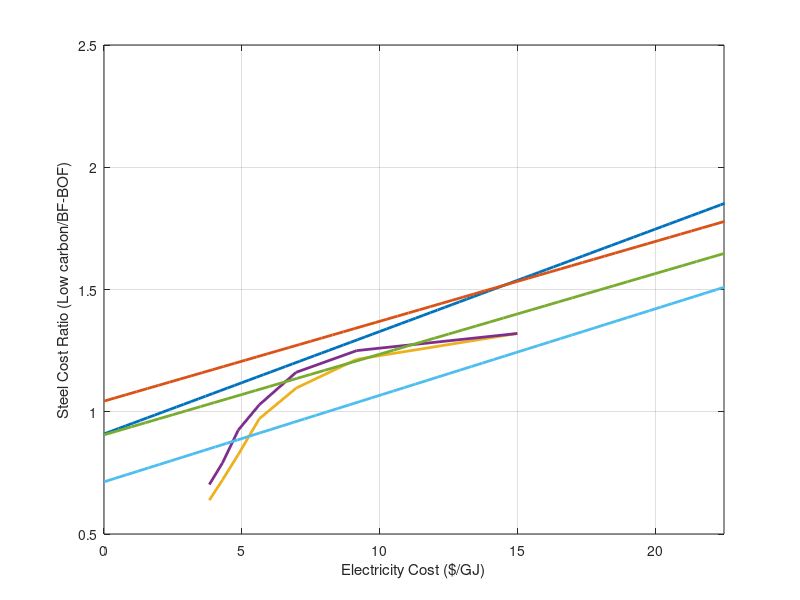

MATLAB code for this plot: (Note: this script raises an error after producing the figure.)
% Samuel Faucher
% 27 September 2022

% Steel green premium

% Reproducibility edits (2026): see README.md, 'Changes from the original code'.

function figureS1_green_steel_premium

% Vogl
el1=linspace(0,100); % Eur/MWH
cost1=linspace(291,640);
bof=320; % $/t
el0=57.58; % current electricity price ($15.30/GJ to Eur/MWh)

arr1=[el1./el0;cost1/bof-1]'; % normalized el cost, normalized price premium
arr1(:,1)=arr1(:,1)*15; % $15/GJ
figure(1),clf
plot(arr1(:,1),arr1(:,2)+1,'LineWidth',2)
xlabel('Electricity Cost ($/GJ)')
ylabel('Steel Cost Ratio (Low carbon/BF-BOF)')
box on
grid on
hold on

% Jacobasch
el1=linspace(0,150); % Eur/MWH
cost1=linspace(360,800);
bof=345; % $/t
el0=57.58; % current electricity price ($15.30/GJ to Eur/MWh)
arr2=[el1./el0;cost1/bof-1]'; % normalized el cost, normalized price premium
arr2(:,1)=arr2(:,1)*15; % $15/GJ

plot(arr2(:,1),arr2(:,2)+1,'LineWidth',2)


% Fischedick
hdr=[0.3201	1
0.214375	0.611464968
0.096854839	0.464968153
-0.0285	0.375796178
-0.1749375	0.324840764
-0.279011628	0.286624204
-0.361648936	0.25477707];
ew=[0.3201	1
0.250089286	0.611464968
0.161370968	0.464968153
0.028642857	0.375796178
-0.0749375	0.324840764
-0.209244186	0.286624204
-0.297819149	0.25477707];

hdr(:,2)=hdr(:,2)*15; % $15/GJ
ew(:,2)=ew(:,2)*15; % $15/GJ

plot(hdr(:,2),hdr(:,1)+1,'LineWidth',2)
plot(ew(:,2),ew(:,1)+1,'LineWidth',2)


% Bhaskar
%arr4=[1;.4]
arr4=[0	0.905540166
0.033333333	0.922022161
0.066666667	0.938504155
0.1	0.95498615
0.133333333	0.971468144
0.166666667	0.987950139
0.2	1.004432133
0.233333333	1.020914127
0.266666667	1.037396122
0.3	1.053878116
0.333333333	1.070360111
0.366666667	1.086842105
0.4	1.1033241
0.433333333	1.119806094
0.466666667	1.136288089
0.5	1.152770083
0.533333333	1.169252078
0.566666667	1.185734072
0.6	1.202216066
0.633333333	1.218698061
0.666666667	1.235180055
0.7	1.25166205
0.733333333	1.268144044
0.766666667	1.284626039
0.8	1.301108033
0.833333333	1.317590028
0.866666667	1.334072022
0.9	1.350554017
0.933333333	1.367036011
0.966666667	1.383518006
1	1.4
1.033333333	1.416481994
1.066666667	1.432963989
1.1	1.449445983
1.133333333	1.465927978
1.166666667	1.482409972
1.2	1.498891967
1.233333333	1.515373961
1.266666667	1.531855956
1.3	1.54833795
1.333333333	1.564819945
1.366666667	1.581301939
1.4	1.597783934
1.433333333	1.614265928
1.466666667	1.630747922
1.5	1.647229917
1.533333333	1.663711911
1.566666667	1.680193906
1.6	1.6966759
1.633333333	1.713157895
1.666666667	1.729639889];
figure(1)
arr4(:,1)=arr4(:,1)*15;
plot(arr4(:,1),arr4(:,2),'LineWidth',2)

% This analysis -- Low carbon cost/BF-BOF
%arr5=[0.103081758379195,0.923117065724283;0.106258489105467,0.924502643138002;0.109533118997081,0.925930920699769;0.112908665069767,0.927403214324974;0.116388237316392,0.928920880482340;0.119975041572287,0.930485317443678;0.123672382468884,0.932097966572160;0.127483666478369,0.933760313650286;0.131412405052171,0.935473890248784;0.135462217856168,0.937240275137690;0.139636836105594,0.939061095740918;0.143940106002721,0.940938029635656;0.148375992280482,0.942872806097968;0.152948581855299,0.944867207696025;0.157662087592485,0.946923071932445;0.162520852187680,0.949042292937237;0.167529352167913,0.951226823212916;0.172692202015959,0.953478675433413;0.178014158421802,0.955799924298402;0.183500124665119,0.958192708444790;0.189155155132820,0.960659232417105;0.194984459975805,0.963201768698612;0.200993409909237,0.965822659805018;0.207187541160745,0.968524320442705;0.213572560571114,0.971309239733472;0.220154350852176,0.974179983507836;0.226938976006725,0.977139196669011;0.233932686915471,0.980189605629740;0.241141927096165,0.983334020824215;0.248573338640203,0.986575339297422;0.256233768332193,0.989916547374275;0.264130273958097,0.993360723411001;0.272270130807791,0.996911040631334;0.280660838378006,1.00057077005009;0.289310127281839,1.00434328348687;0.298225966371206,1.00823205667259;0.307416570078786,1.01224067245181;0.316890405986223,1.01637282408370;0.326656202625569,1.02063231864474;0.336722957521142,1.02502308053633;0.347099945479223,1.02954915510042;0.357796727133210,1.03421471234664;0.368823157752124,1.03902405079423;0.380189396320561,1.04398160143242;0.391905914898481,1.04909193180280;0.403983508269426,1.05435975020757;0.416433303886085,1.05978991004744;0.429266772122353,1.06538741429317;0.442495736841333,1.07115742009502;0.456132386289021,1.07710524353415;0.470189284323705,1.08323636452049;0.484679381991428,1.08955643184157;0.499616029458180,1.09607126836689;0.515012988309808,1.10278687641272;0.530884444230988,1.10970944327221;0.547245020074920,1.11684534691596;0.564109789335806,1.12420116186817;0.581494290036521,1.13178366526403;0.599414539044262,1.13959984309365;0.617887046827372,1.14765689663846;0.636928832666935,1.15596224910601;0.656557440337157,1.16452355246915;0.676790954268975,1.17334869451605;0.697648016211793,1.18244580611745;0.719147842408688,1.19182326871790;0.741310241300918,1.20148972205779;0.764155631778039,1.21145407213346;0.787705061990449,1.22172549940251;0.811980228741683,1.23231346724209;0.837003497478336,1.24322773066775;0.862797922896030,1.25447834532107;0.889387270180399,1.26607567673417;0.916796036902677,1.27803040987985;0.945049475590053,1.29035355901597;0.974173616991588,1.30305647783317;1.00419529406113,1.31615086991542;1.03514216667934,1.32964879952286;1.06704274713757,1.34356270270701;1.09992642640707,1.35790539876840;1.13382350121785,1.37269010206747;1.16876520197191,1.38793043419930;1.20478372151680,1.40364043654361;1.24191224480582,1.41983458320155;1.28018497947237,1.43652779433105;1.31963718734646,1.45373544989330;1.36030521694248,1.47147340382269;1.40222653694823,1.48975799863361;1.44543977074593,1.50860608047721;1.48998473199711,1.52803501466234;1.53590246132415,1.54806270165472;1.58323526412227,1.56870759356914;1.63202674953673,1.58998871117000;1.68232187064128,1.61192566139572;1.73416696585480,1.63453865542316;1.78760980163426,1.65784852728883;1.84269961648344,1.68187675308389;1.89948716631781,1.70664547074077;1.95802477122754,1.73217750042946;2.01836636368156,1.75849636558246];
cost=costfun();
arr5=[cost(:,1),cost(:,6)./cost(:,4)];

arr5old=[0,0.0151515151515152,0.0303030303030303,0.0454545454545455,0.0606060606060606,0.0757575757575758,0.0909090909090909,0.106060606060606,0.121212121212121,0.136363636363636,0.151515151515152,0.166666666666667,0.181818181818182,0.196969696969697,0.212121212121212,0.227272727272727,0.242424242424242,0.257575757575758,0.272727272727273,0.287878787878788,0.303030303030303,0.318181818181818,0.333333333333333,0.348484848484849,0.363636363636364,0.378787878787879,0.393939393939394,0.409090909090909,0.424242424242424,0.439393939393939,0.454545454545455,0.469696969696970,0.484848484848485,0.500000000000000,0.515151515151515,0.530303030303030,0.545454545454545,0.560606060606061,0.575757575757576,0.590909090909091,0.606060606060606,0.621212121212121,0.636363636363636,0.651515151515152,0.666666666666667,0.681818181818182,0.696969696969697,0.712121212121212,0.727272727272727,0.742424242424242,0.757575757575758,0.772727272727273,0.787878787878788,0.803030303030303,0.818181818181818,0.833333333333333,0.848484848484849,0.863636363636364,0.878787878787879,0.893939393939394,0.909090909090909,0.924242424242424,0.939393939393939,0.954545454545455,0.969696969696970,0.984848484848485,1,1.01515151515152,1.03030303030303,1.04545454545455,1.06060606060606,1.07575757575758,1.09090909090909,1.10606060606061,1.12121212121212,1.13636363636364,1.15151515151515,1.16666666666667,1.18181818181818,1.19696969696970,1.21212121212121,1.22727272727273,1.24242424242424,1.25757575757576,1.27272727272727,1.28787878787879,1.30303030303030,1.31818181818182,1.33333333333333,1.34848484848485,1.36363636363636,1.37878787878788,1.39393939393939,1.40909090909091,1.42424242424242,1.43939393939394,1.45454545454545,1.46969696969697,1.48484848484848,1.50000000000000;0.713367832459278,0.721405876217810,0.729443919976341,0.737481963734872,0.745520007493404,0.753558051251935,0.761596095010467,0.769634138768998,0.777672182527529,0.785710226286061,0.793748270044592,0.801786313803124,0.809824357561655,0.817862401320186,0.825900445078718,0.833938488837249,0.841976532595780,0.850014576354312,0.858052620112843,0.866090663871375,0.874128707629906,0.882166751388437,0.890204795146969,0.898242838905500,0.906280882664031,0.914318926422563,0.922356970181094,0.930395013939625,0.938433057698157,0.946471101456688,0.954509145215220,0.962547188973751,0.970585232732283,0.978623276490814,0.986661320249345,0.994699364007876,1.00273740776641,1.01077545152494,1.01881349528347,1.02685153904200,1.03488958280053,1.04292762655906,1.05096567031760,1.05900371407613,1.06704175783466,1.07507980159319,1.08311784535172,1.09115588911025,1.09919393286878,1.10723197662732,1.11527002038585,1.12330806414438,1.13134610790291,1.13938415166144,1.14742219541997,1.15546023917850,1.16349828293704,1.17153632669557,1.17957437045410,1.18761241421263,1.19565045797116,1.20368850172969,1.21172654548822,1.21976458924676,1.22780263300529,1.23584067676382,1.24387872052235,1.25191676428088,1.25995480803941,1.26799285179794,1.27603089555647,1.28406893931501,1.29210698307354,1.30014502683207,1.30818307059060,1.31622111434913,1.32425915810766,1.33229720186619,1.34033524562473,1.34837328938326,1.35641133314179,1.36444937690032,1.37248742065885,1.38052546441738,1.38856350817591,1.39660155193445,1.40463959569298,1.41267763945151,1.42071568321004,1.42875372696857,1.43679177072710,1.44482981448563,1.45286785824417,1.46090590200270,1.46894394576123,1.47698198951976,1.48502003327829,1.49305807703682,1.50109612079535,1.50913416455388]';
arr5old(:,1)=arr5old(:,1)*15;

breakevenratio=arr5(36,2)+(1-arr5(36,2))*(arr5(37,1)-arr5(36,1))/(arr5(37,2)-arr5(36,2));

plot(arr5(:,1),arr5(:,2),'LineWidth',2)

xlim([0 1.5*15])
yline(1,'--k','LineWidth',1.5)
set(findall(gcf,'-property','FontSize'),'FontSize',16)
legend({'HDR (Vogl et al.)','SOEL (Jacobasch et al.)','HDR (Fischedick et al.)','AEL (Fischedick et al.)','HDR (Bhaskar et al.)','HDR (This analysis)'},'Location','NorthWest')
set(gcf,'position',[100,100,350,350]) % x0, y0, height, width
ylim([0.7 2.5])
end

function cost=costfun()
% Cost
% Old q without inert anode pricing
%q=[50.79,28.64,5.1,.45,0,0,0,1;68.43,0,5.1,.4095,0,0,0,1;0,5.46,0,0,.48,1.6,0,1;1.2,21.2,0,0,0,1.6,0,1;5.7,0,0,0,0,1.6,.044,1];
% New q
q=[50.79,28.64,5.1,.45,0,0,0,1;68.43,0,5.1,.4095,0,0,0,1;0,5.46,0,0,.48,1.6,0,1;1.2,21.2,0,0,0,1.6,0,1;5.7,0,0,0,0,1.6,.044,1];

cost=[15,5,32,520,287,113,5000,230]';
eachcost=q.*[cost';cost';cost';cost';cost'];
total=q*cost;
factor=linspace(1e-5,2+2/3,100);
inds=[1,7]; % Indices of factors that scale
res=zeros(length(factor),9);
for i=1:length(factor)
    res(i,1)=factor(i);
    cost1=cost;
    cost1(inds)=cost1(inds)*factor(i);
    total=[q*cost1]';
    res(i,2:6)=total;
    res(i,7)=min(res(i,2:3)); % minimum Al cost
    res(i,8)=min(res(i,4:6)); % minimum steel cost
    res(i,9)=res(i,7)/res(i,8);
end
cost=[];
cost(:,1)=res(:,1)*15; % electricity $/GJ
cost(:,2:6)=res(:,2:6);
end
